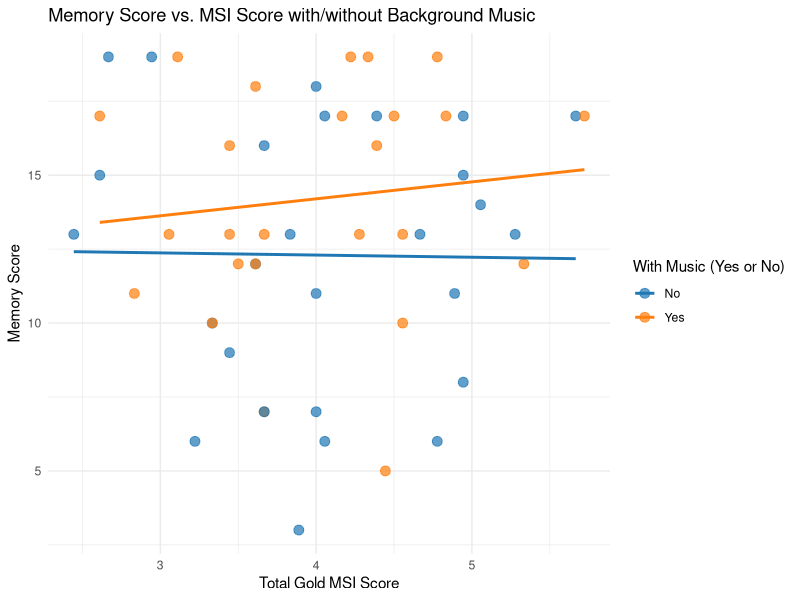
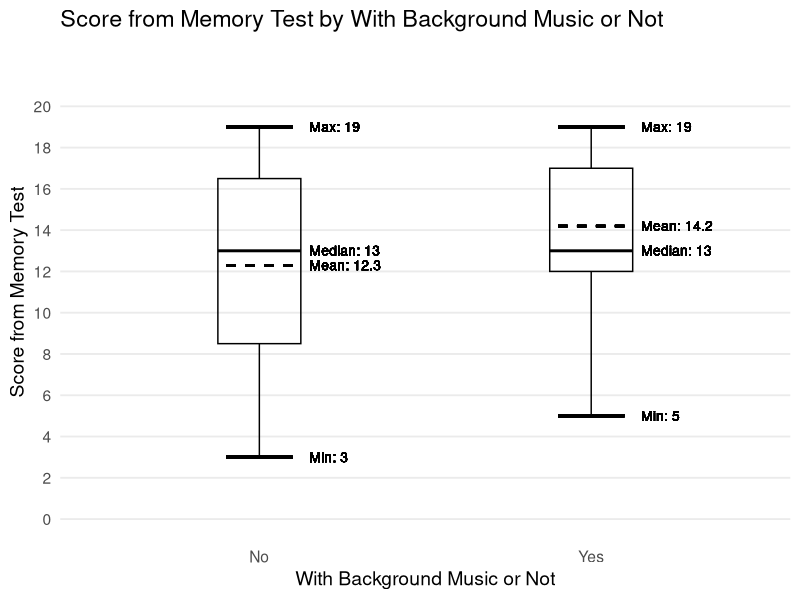
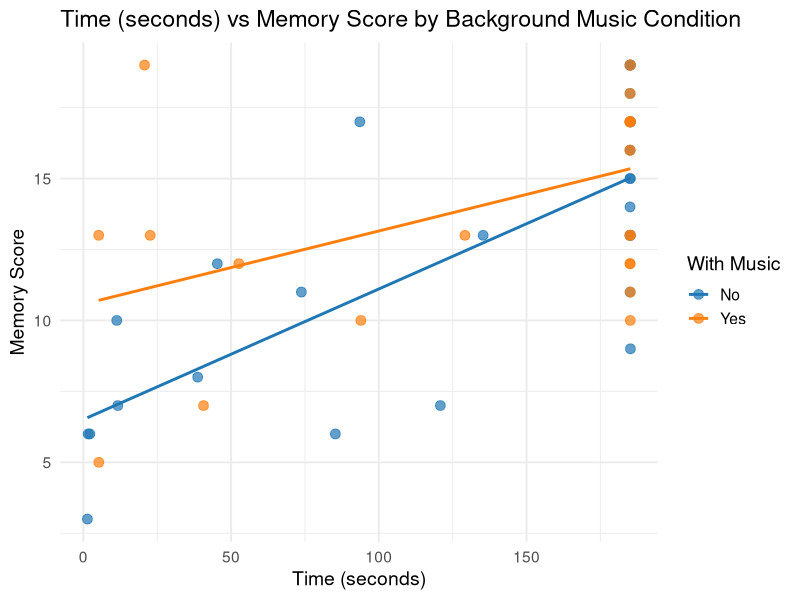

R code for these plots, in order:
## ---- chunk 1
#| include: false
library(tidyverse)
library(ggplot2)
library(dplyr)

df <- read.csv("qualtrics data.csv")

df <- df %>%
  rename(
    With.music.or.not = Music.Background,
    Memory.Score = Score,
    Total.Gold.MSI.Score = TOTAL.MSI.SCORE
  ) %>%
  mutate(With.music.or.not = factor(With.music.or.not, levels = c("No", "Yes")))

## ---- chunk 2
#| title: Memory Test Scores dependant on Background Music and Music Proficiency
#| echo: false

ggplot(df, aes(
  x = Total.Gold.MSI.Score,
  y = Memory.Score,
  color = With.music.or.not
)) +
  geom_point(size = 3, alpha = 0.7) +
  geom_smooth(method = "lm", se = FALSE) +
  scale_color_manual(
    values = c(
      "No" = "#1f77b4",
      "Yes" = "#ff7f0e"
    )
  ) +
  labs(
    title = "Memory Score vs. MSI Score with/without Background Music",
    x = "Total Gold MSI Score",
    y = "Memory Score",
    color = "With Music (Yes or No)"
  ) +
  theme_minimal()
## ---- chunk 3
#| title: Boxplot of Memory Scores based on with/without Background Music
#| echo: false


stats <- df %>%
  group_by(With.music.or.not) %>%
  summarise(
    Q1 = quantile(Memory.Score, 0.25),
    Q3 = quantile(Memory.Score, 0.75),
    IQR = Q3 - Q1,
    lower = max(min(Memory.Score), Q1 - 1.5 * IQR),
    upper = min(max(Memory.Score), Q3 + 1.5 * IQR),
    mean = mean(Memory.Score),
    median = median(Memory.Score),
    min = min(Memory.Score),
    max = max(Memory.Score),
    xpos = as.numeric(With.music.or.not),
    .groups = "drop"
  )

ggplot(df, aes(
  x = With.music.or.not,
  y = Memory.Score
)) +
  geom_boxplot(
    width = 0.25,
    outlier.shape = 16,
    outlier.size = 2.5,
    color = "black",
    fill = NA
  ) +
  geom_segment(
    data = stats,
    aes(x = xpos - 0.1, xend = xpos + 0.1, y = lower, yend = lower),
    linewidth = 0.9
  ) +
  geom_segment(
    data = stats,
    aes(x = xpos - 0.1, xend = xpos + 0.1, y = upper, yend = upper),
    linewidth = 0.9
  ) +
  geom_segment(
    data = stats,
    aes(x = xpos - 0.1, xend = xpos + 0.1, y = mean, yend = mean),
    linewidth = 0.8,
    linetype = "dashed"
  ) +
  geom_text(
    data = stats,
    aes(x = xpos + 0.15, y = median, label = paste0("Median: ", round(median, 2))),
    hjust = 0,
    size = 3.5
  ) +
  geom_text(
    data = stats,
    aes(x = xpos + 0.15, y = mean, label = paste0("Mean: ", round(mean, 2))),
    hjust = 0,
    size = 3.5
  ) +
  geom_text(
    data = stats,
    aes(x = xpos + 0.15, y = lower, label = paste0("Min: ", round(min, 2))),
    hjust = 0,
    size = 3.5
  ) +
  geom_text(
    data = stats,
    aes(x = xpos + 0.15, y = upper, label = paste0("Max: ", round(max, 2))),
    hjust = 0,
    size = 3.5
  ) +
  scale_y_continuous(limits = c(0, 22), breaks = seq(0, 20, 2)) +
  labs(
    title = "Score from Memory Test by With Background Music or Not",
    x = "With Background Music or Not",
    y = "Score from Memory Test"
  ) +
  theme_minimal(base_size = 14) +
  theme(
    panel.grid.major.x = element_blank(),
    panel.grid.minor = element_blank(),
    legend.position = "none"
  )
## ---- chunk 4
#| title: How does time taken to memorize words impact test score?

# Plot
ggplot(df, aes(
    x = Time,
    y = Memory.Score,
    color = With.music.or.not
)) +
    geom_point(size = 3, alpha = 0.7) +
    geom_smooth(method = "lm", se = FALSE) +
    scale_color_manual(
        values = c(
            "No" = "#1f77b4",   # blue
            "Yes" = "#ff7f0e"   # orange
        )
    ) +
    labs(
        title = "Time (seconds) vs Memory Score by Background Music Condition",
        x = "Time (seconds)",
        y = "Memory Score",
        color = "With Music"
    ) +
    theme_minimal(base_size = 14)
